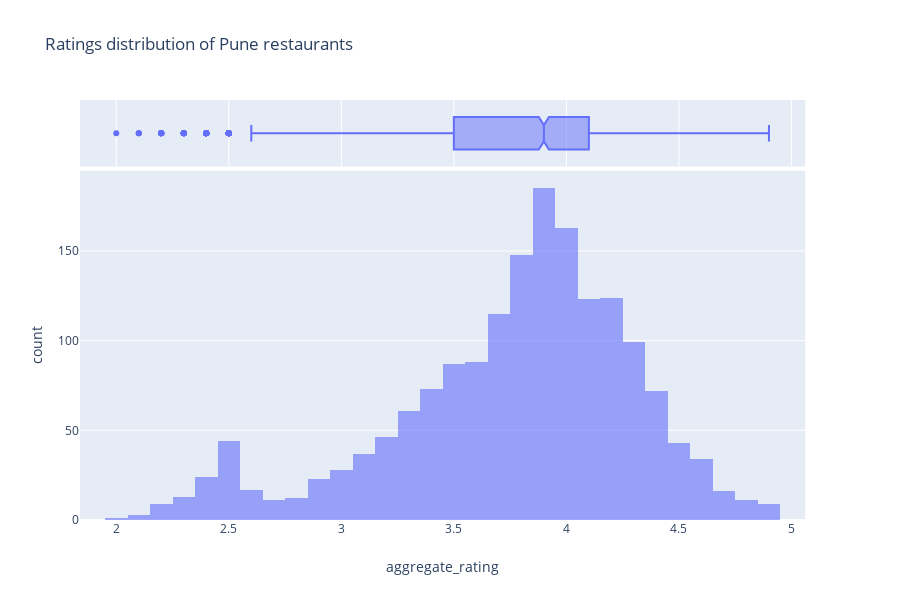

This figure's notebook cell:
### Code cell
plt.figure(figsize=(10,6))
fig = px.histogram(pune_data.loc[pune_data.rating_text != 'Not rated', :], 
             title='Ratings distribution of Pune restaurants',x = 'aggregate_rating', 
             opacity = 0.6, marginal="box")
fig.show()

### Figure 1 — Plotly figure (JSON) as saved in the notebook; plotly's stock layout.template omitted (floating-point values rounded to 4 significant figures; data arrays with more than 128 entries replaced by an {"elided": "..."} marker saying what was removed)
{"data": [{"alignmentgroup": "True", "bingroup": "x", "hoverlabel": {"namelength": 0}, "hovertemplate": "aggregate_rating=%{x}<br>count=%{y}", "legendgroup": "", "marker": {"color": "#636efa", "opacity": 0.6}, "name": "", "offsetgroup": "", "orientation": "v", "showlegend": false, "type": "histogram", "x": {"elided": "1719 float values"}, "xaxis": "x", "yaxis": "y"}, {"alignmentgroup": "True", "hoverlabel": {"namelength": 0}, "hovertemplate": "aggregate_rating=%{x}", "legendgroup": "", "marker": {"color": "#636efa"}, "name": "", "notched": true, "offsetgroup": "", "showlegend": false, "type": "box", "x": {"elided": "1719 float values"}, "xaxis": "x2", "yaxis": "y2"}], "layout": {"barmode": "relative", "height": 600, "legend": {"tracegroupgap": 0}, "title": {"text": "Ratings distribution of Pune restaurants"}, "xaxis": {"anchor": "y", "domain": [0, 0.98], "title": {"text": "aggregate_rating"}}, "xaxis2": {"anchor": "y2", "domain": [0, 0.98], "matches": "x", "showgrid": true, "showticklabels": false}, "yaxis": {"anchor": "x", "domain": [0, 0.8316], "title": {"text": "count"}}, "yaxis2": {"anchor": "x2", "domain": [0.8416, 1], "matches": "y2", "showgrid": false, "showticklabels": false}}}
